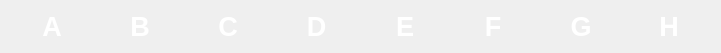
   <widget class="QWidget" name="horizontalLayoutWidget">
    <property name="geometry">
     <rect>
      <x>300</x>
      <y>10</y>
      <width>721</width>
      <height>51</height>
     </rect>
    </property>
    <layout class="QHBoxLayout" name="columns">
     <item>
      <widget class="QLabel" name="A">
       <property name="text">
        <string>&lt;html&gt;&lt;head/&gt;&lt;body&gt;&lt;p&gt;&lt;span style=&quot; font-size:20pt; font-weight:600; color:#ffffff;&quot;&gt;A&lt;/span&gt;&lt;/p&gt;&lt;/body&gt;&lt;/html&gt;</string>
       </property>
       <property name="alignment">
        <set>Qt::AlignCenter</set>
       </property>
      </widget>
     </item>
     <item>
      <widget class="QLabel" name="B">
       <property name="text">
        <string>&lt;html&gt;&lt;head/&gt;&lt;body&gt;&lt;p&gt;&lt;span style=&quot; font-size:20pt; font-weight:600; color:#ffffff;&quot;&gt;B&lt;/span&gt;&lt;/p&gt;&lt;/body&gt;&lt;/html&gt;</string>
       </property>
       <property name="alignment">
        <set>Qt::AlignCenter</set>
       </property>
      </widget>
     </item>
     <item>
      <widget class="QLabel" name="C">
       <property name="text">
        <string>&lt;html&gt;&lt;head/&gt;&lt;body&gt;&lt;p&gt;&lt;span style=&quot; font-size:20pt; font-weight:600; color:#ffffff;&quot;&gt;C&lt;/span&gt;&lt;/p&gt;&lt;/body&gt;&lt;/html&gt;</string>
       </property>
       <property name="alignment">
        <set>Qt::AlignCenter</set>
       </property>
      </widget>
     </item>
     <item>
      <widget class="QLabel" name="D">
       <property name="text">
        <string>&lt;html&gt;&lt;head/&gt;&lt;body&gt;&lt;p&gt;&lt;span style=&quot; font-size:20pt; font-weight:600; color:#ffffff;&quot;&gt;D&lt;/span&gt;&lt;/p&gt;&lt;/body&gt;&lt;/html&gt;</string>
       </property>
       <property name="alignment">
        <set>Qt::AlignCenter</set>
       </property>
      </widget>
     </item>
     <item>
      <widget class="QLabel" name="E">
       <property name="text">
        <string>&lt;html&gt;&lt;head/&gt;&lt;body&gt;&lt;p&gt;&lt;span style=&quot; font-size:20pt; font-weight:600; color:#ffffff;&quot;&gt;E&lt;/span&gt;&lt;/p&gt;&lt;/body&gt;&lt;/html&gt;</string>
       </property>
       <property name="alignment">
        <set>Qt::AlignCenter</set>
       </property>
      </widget>
     </item>
     <item>
      <widget class="QLabel" name="F">
       <property name="text">
        <string>&lt;html&gt;&lt;head/&gt;&lt;body&gt;&lt;p&gt;&lt;span style=&quot; font-size:20pt; font-weight:600; color:#ffffff;&quot;&gt;F&lt;/span&gt;&lt;/p&gt;&lt;/body&gt;&lt;/html&gt;</string>
       </property>
       <property name="alignment">
        <set>Qt::AlignCenter</set>
       </property>
      </widget>
     </item>
     <item>
      <widget class="QLabel" name="G">
       <property name="text">
        <string>&lt;html&gt;&lt;head/&gt;&lt;body&gt;&lt;p&gt;&lt;span style=&quot; font-size:20pt; font-weight:600; color:#ffffff;&quot;&gt;G&lt;/span&gt;&lt;/p&gt;&lt;/body&gt;&lt;/html&gt;</string>
       </property>
       <property name="alignment">
        <set>Qt::AlignCenter</set>
       </property>
      </widget>
     </item>
     <item>
      <widget class="QLabel" name="H">
       <property name="text">
        <string>&lt;html&gt;&lt;head/&gt;&lt;body&gt;&lt;p&gt;&lt;span style=&quot; font-size:20pt; font-weight:600; color:#ffffff;&quot;&gt;H&lt;/span&gt;&lt;/p&gt;&lt;/body&gt;&lt;/html&gt;</string>
       </property>
       <property name="alignment">
        <set>Qt::AlignCenter</set>
       </property>
      </widget>
     </item>
    </layout>
   </widget>
